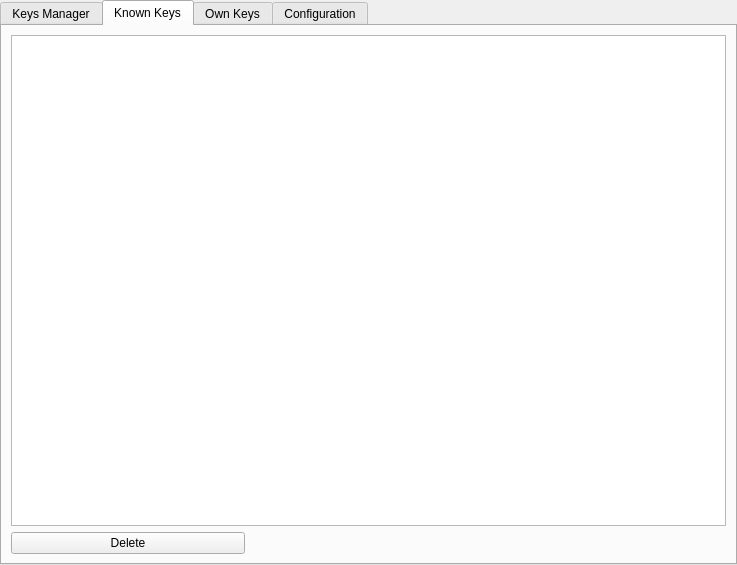
<?xml version="1.0" encoding="UTF-8"?>
<ui version="4.0">
 <class>Options</class>
 <widget class="QWidget" name="Options">
  <property name="geometry">
   <rect>
    <x>0</x>
    <y>0</y>
    <width>737</width>
    <height>565</height>
   </rect>
  </property>
  <property name="windowTitle">
   <string>Form</string>
  </property>
  <layout class="QHBoxLayout" name="horizontalLayout">
   <property name="leftMargin">
    <number>0</number>
   </property>
   <property name="topMargin">
    <number>0</number>
   </property>
   <property name="rightMargin">
    <number>0</number>
   </property>
   <property name="bottomMargin">
    <number>0</number>
   </property>
   <item>
    <widget class="QTabWidget" name="tabWidget">
     <property name="currentIndex">
      <number>1</number>
     </property>
     <widget class="QWidget" name="keysManagerTab">
      <attribute name="title">
       <string>Keys Manager</string>
      </attribute>
      <layout class="QHBoxLayout" name="horizontalLayout_2">
       <item>
        <widget class="QTreeView" name="allKeysTable">
         <property name="editTriggers">
          <set>QAbstractItemView::NoEditTriggers</set>
         </property>
         <property name="selectionMode">
          <enum>QAbstractItemView::ExtendedSelection</enum>
         </property>
         <property name="animated">
          <bool>true</bool>
         </property>
         <property name="expandsOnDoubleClick">
          <bool>false</bool>
         </property>
        </widget>
       </item>
       <item>
        <layout class="QVBoxLayout" name="verticalLayout">
         <item>
          <widget class="QPushButton" name="btnAdd">
           <property name="text">
            <string>Add</string>
           </property>
          </widget>
         </item>
         <item>
          <widget class="QPushButton" name="btnRemove">
           <property name="text">
            <string>Remove</string>
           </property>
          </widget>
         </item>
         <item>
          <widget class="QPushButton" name="btnImport">
           <property name="text">
            <string>Import</string>
           </property>
          </widget>
         </item>
         <item>
          <widget class="QPushButton" name="btnExport">
           <property name="text">
            <string>Export</string>
           </property>
          </widget>
         </item>
         <item>
          <spacer name="verticalSpacer">
           <property name="orientation">
            <enum>Qt::Vertical</enum>
           </property>
           <property name="sizeHint" stdset="0">
            <size>
             <width>20</width>
             <height>40</height>
            </size>
           </property>
          </spacer>
         </item>
         <item>
          <widget class="QPushButton" name="btnInfo">
           <property name="text">
            <string>&amp;Diagnostics</string>
           </property>
          </widget>
         </item>
        </layout>
       </item>
      </layout>
     </widget>
     <widget class="QWidget" name="knownKeysTab">
      <attribute name="title">
       <string>Known Keys</string>
      </attribute>
      <layout class="QVBoxLayout" name="verticalLayout_2">
       <item>
        <widget class="QTableView" name="knownKeysTable"/>
       </item>
       <item>
        <layout class="QHBoxLayout" name="horizontalLayout_5">
         <item>
          <widget class="QPushButton" name="deleteKnownKey">
           <property name="text">
            <string>Delete</string>
           </property>
          </widget>
         </item>
         <item>
          <widget class="QLabel" name="spacerLabel_2">
           <property name="text">
            <string/>
           </property>
          </widget>
         </item>
         <item>
          <widget class="QLabel" name="spacerLabel_3">
           <property name="text">
            <string/>
           </property>
          </widget>
         </item>
        </layout>
       </item>
      </layout>
     </widget>
     <widget class="QWidget" name="ownKeysTab">
      <attribute name="title">
       <string>Own Keys</string>
      </attribute>
      <layout class="QVBoxLayout" name="verticalLayout_6">
       <item>
        <layout class="QHBoxLayout" name="horizontalLayout_3">
         <item>
          <widget class="QComboBox" name="accounts"/>
         </item>
         <item>
          <widget class="QPushButton" name="chooseKey">
           <property name="text">
            <string>Select &amp;Key...</string>
           </property>
          </widget>
         </item>
        </layout>
       </item>
       <item>
        <widget class="QTableView" name="ownKeysTable"/>
       </item>
       <item>
        <layout class="QHBoxLayout" name="horizontalLayout_4">
         <item>
          <widget class="QPushButton" name="deleteOwnKey">
           <property name="text">
            <string>Delete</string>
           </property>
          </widget>
         </item>
         <item>
          <widget class="QLabel" name="spacerLabel">
           <property name="text">
            <string/>
           </property>
          </widget>
         </item>
         <item>
          <widget class="QLabel" name="spacerLabel_1">
           <property name="text">
            <string/>
           </property>
          </widget>
         </item>
        </layout>
       </item>
      </layout>
     </widget>
     <widget class="QWidget" name="configurationTab">
      <attribute name="title">
       <string>Configuration</string>
      </attribute>
      <layout class="QVBoxLayout" name="verticalLayout_5">
       <item>
        <widget class="QGroupBox" name="encryptionPolicy">
         <property name="title">
          <string>OpenPGP encryption policy</string>
         </property>
         <layout class="QVBoxLayout" name="verticalLayout_3">
          <item>
           <widget class="QRadioButton" name="alwaysEnabled">
            <property name="text">
             <string>Always enabled</string>
            </property>
           </widget>
          </item>
          <item>
           <widget class="QRadioButton" name="enabledByDefault">
            <property name="text">
             <string>Enabled by default</string>
            </property>
           </widget>
          </item>
          <item>
           <widget class="QRadioButton" name="disabledByDefault">
            <property name="text">
             <string>Disabled by default</string>
            </property>
           </widget>
          </item>
         </layout>
        </widget>
       </item>
       <item>
        <widget class="QCheckBox" name="autoAssign">
         <property name="text">
          <string>Automatically assign known keys to contacts with signed presences and no assigned keys</string>
         </property>
        </widget>
       </item>
       <item>
        <widget class="QCheckBox" name="showPgpInfoInTooltips">
         <property name="text">
          <string>Show PGP info in tooltips for contacts in roster</string>
         </property>
        </widget>
       </item>
       <item>
        <widget class="QCheckBox" name="autoImportPgpKeyFromMessage">
         <property name="text">
          <string>Automatically import PGP key from the message body</string>
         </property>
        </widget>
       </item>
       <item>
        <widget class="QCheckBox" name="hideMessagesWithPgpKeys">
         <property name="text">
          <string>Do not show messages with PGP keys</string>
         </property>
        </widget>
       </item>
       <item>
        <spacer name="verticalSpacer_2">
         <property name="orientation">
          <enum>Qt::Vertical</enum>
         </property>
         <property name="sizeHint" stdset="0">
          <size>
           <width>20</width>
           <height>20</height>
          </size>
         </property>
        </spacer>
       </item>
      </layout>
     </widget>
    </widget>
   </item>
  </layout>
 </widget>
 <resources/>
 <connections>
  <connection>
   <sender>btnAdd</sender>
   <signal>clicked()</signal>
   <receiver>Options</receiver>
   <slot>addKey()</slot>
   <hints>
    <hint type="sourcelabel">
     <x>437</x>
     <y>51</y>
    </hint>
    <hint type="destinationlabel">
     <x>490</x>
     <y>6</y>
    </hint>
   </hints>
  </connection>
  <connection>
   <sender>btnRemove</sender>
   <signal>clicked()</signal>
   <receiver>Options</receiver>
   <slot>deleteKey()</slot>
   <hints>
    <hint type="sourcelabel">
     <x>421</x>
     <y>77</y>
    </hint>
    <hint type="destinationlabel">
     <x>492</x>
     <y>80</y>
    </hint>
   </hints>
  </connection>
  <connection>
   <sender>btnInfo</sender>
   <signal>clicked()</signal>
   <receiver>Options</receiver>
   <slot>showInfo()</slot>
   <hints>
    <hint type="sourcelabel">
     <x>431</x>
     <y>420</y>
    </hint>
    <hint type="destinationlabel">
     <x>492</x>
     <y>418</y>
    </hint>
   </hints>
  </connection>
 </connections>
 <slots>
  <slot>addKey()</slot>
  <slot>deleteKey()</slot>
  <slot>showInfo()</slot>
 </slots>
</ui>
